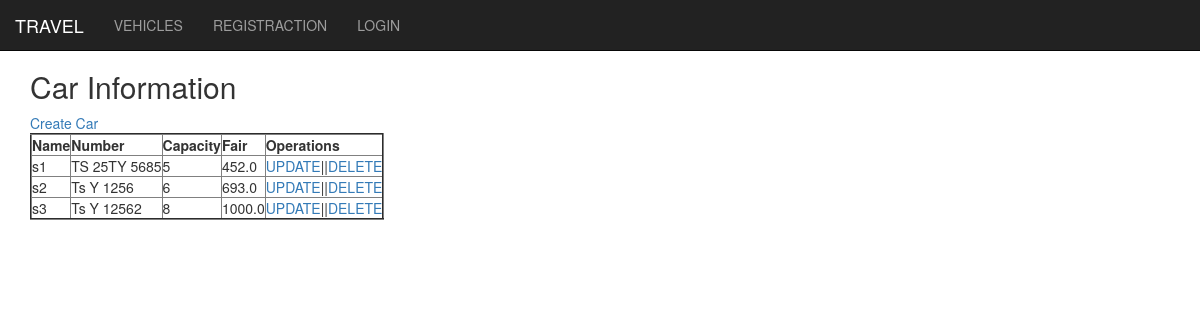
The page /car/car1/ on the database its author committed.
### bus/models.py (models this page shows)
class Car(models.Model):
	name = models.CharField(max_length=250)
	number = models.CharField(max_length=30)
	capacity = models.IntegerField()
	fair = models.FloatField()

### bus/views.py (the view)
# urls.py: path('car1/',home1),
def home1(request):
	car_data = Car.objects.all()
	return render(request,'bus/home1.html',{'data':car_data})

### bus/templates/bus/home1.html
{% extends "bus/base.html" %}
{% block content %}
	<h2>Car Information</h2>
	<a href="/car/car_create">Create Car</a>
	<table border="2">
		<tr>
			<th>Name</th>
			<th>Number</th>
			<th>Capacity</th>
			<th>Fair</th>
			<th>Operations</th>
		</tr>
		{% for car in data %}
		<tr>
			<td>{{car.name }}</td>
			<td>{{car.number }}</td>
			<td>{{car.capacity}}</td>
			<td>{{car.fair}}</td>
			<td><a href="/car/car_update/{{car.id}}">UPDATE</a>||<a href="/car/car_delete/{{car.id}}">DELETE</a></td>
		</tr>
		{% endfor %}
	</table>
{% endblock %}

### rows shown on the page
Car: name "s1", number "TS 25TY 5685", capacity "5", fair "452.0"
Car: name "s2", number "Ts Y 1256", capacity "6", fair "693.0"
Car: name "s3", number "Ts Y 12562", capacity "8", fair "1000.0"
